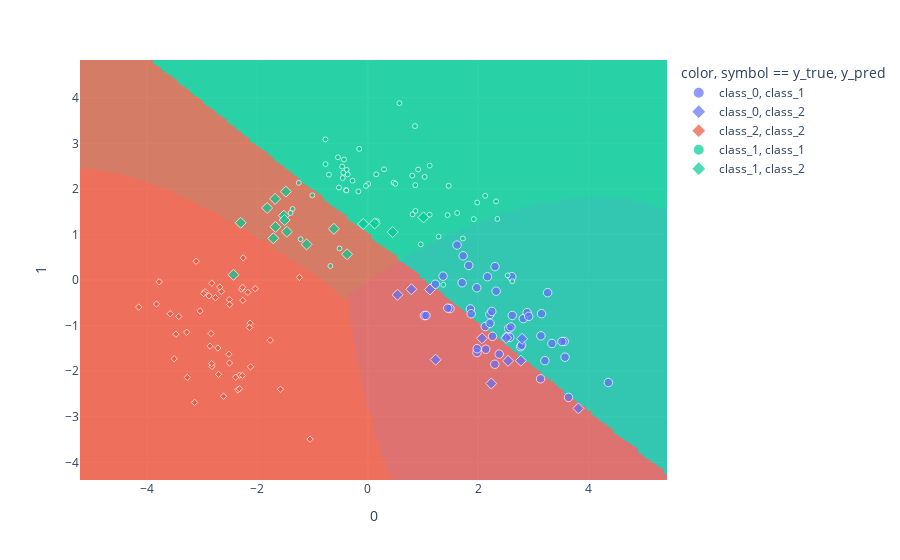

Notebook code cell kept with this figure:
### Code cell
fig = px.scatter(
    X_pca2,
    x=0,
    y=1,
    color=y,
    symbol=ascat(explanation.predict(X).argmax(-1)),
    size=[1 if yt == yp else 3 for yt, yp in zip(y, ascat(explanation.predict(X).argmax(-1)))],
    size_max=6,
    hover_data={
        'index': range(len(X_pca2)),
    },
)
fig.add_traces([
    go.Heatmap(
        x=x0s,
        y=x1s,
        z=explanation.predict(mesh).argmax(-1).reshape(num, num),
        opacity=0.8,
        colorscale=[[0, '#636efa'], [1/3, '#636efa'], [1/3, '#00cc96'], [2/3, '#00cc96'], [2/3, '#EF553B'], [1, '#EF553B']],
        colorbar=dict(
            tickvals=[1/3, 1, 5/3],
            ticktext=[0, 1, 2],
        ),
        showscale=False,
        hoverinfo='skip',
        zmin=0,
        zmax=2,
    ),
    go.Heatmap(
        x=x0s,
        y=x1s,
        z=asnum(y_mesh),
        zmin=0,
        zmax=2,
        opacity=0.1,
        colorscale=[[0, '#636efa'], [1/3, '#636efa'], [1/3, '#00cc96'], [2/3, '#00cc96'], [2/3, '#EF553B'], [1, '#EF553B']],
        colorbar=dict(
            tickvals=[1/3, 1, 5/3],
            ticktext=[0, 1, 2],
        ),
        showscale=False,
        hoverinfo='skip',
    ),
])
fig.layout.legend.title = 'color, symbol == y_true, y_pred'
fig.show()

### Figure 1 — Plotly figure (JSON) as saved in the notebook; plotly's stock layout.template omitted (floating-point values rounded to 4 significant figures; data arrays with more than 128 entries replaced by an {"elided": "..."} marker saying what was removed)
{"data": [{"customdata": [[0], [7], [9], [16], [23], [28], [38], [48], [50], [52], [53], [55], [61], [66], [69], [70], [74], [77], [78], [82], [85], [89], [90], [92], [95], [96], [98], [102], [106], [115], [120], [125], [127], [131], [133], [139], [145], [149], [150], [152], [154], [155], [163], [164], [167], [168], [173], [174]], "hovertemplate": "color=class_0<br>symbol=class_1<br>0=%{x}<br>1=%{y}<br>size=%{marker.size}<br>index=%{customdata[0]}<extra></extra>", "legendgroup": "class_0, class_1", "marker": {"color": "#636efa", "size": [3, 3, 3, 3, 3, 3, 3, 3, 3, 3, 3, 3, 3, 3, 3, 3, 3, 3, 3, 3, 3, 3, 3, 3, 3, 3, 3, 3, 3, 3, 3, 3, 3, 3, 3, 3, 3, 3, 3, 3, 3, 3, 3, 3, 3, 3, 3, 3], "sizemode": "area", "sizeref": 0.08333, "symbol": "circle"}, "mode": "markers", "name": "class_0, class_1", "orientation": "v", "showlegend": true, "type": "scatter", "x": [2.128, 2.618, 2.61, 1.364, 2.554, 3.56, 3.259, 3.518, 1.727, 3.148, 2.381, 3.574, 2.518, 2.212, 4.359, 3.336, 1.859, 1.974, 2.26, 2.305, 3.138, 1.979, 1.618, 2.302, 1.49, 2.247, 2.77, 1.709, 2.325, 1.025, 3.209, 1.449, 2.818, 2.887, 2.214, 2.138, 3.131, 1.982, 3.637, 2.916, 1.224, 1.054, 1.873, 2.787, 2.594, 2.168, 1.83, 2.573], "xaxis": "x", "y": [-1.02, -0.7761, 0.07346, 0.08545, -1.063, -1.348, -0.2776, -1.348, 0.5316, -0.7386, -1.625, -1.693, -1.244, -0.7533, -2.248, -1.392, -0.6328, -0.1687, -1.234, 0.2947, -1.224, -1.592, 0.7667, -1.848, -0.6255, -0.6881, -1.462, -0.05875, -0.2443, -0.7798, -1.769, -0.6167, -0.8459, -0.7141, -0.949, -1.518, -2.167, -1.505, -2.574, -0.7968, -0.09218, -0.7776, -0.7399, -1.431, -1.029, 0.07169, 0.3205, -1.256], "yaxis": "y"}, {"customdata": [[4], [27], [45], [46], [58], [73], [79], [119], [126], [136], [166]], "hovertemplate": "color=class_0<br>symbol=class_2<br>0=%{x}<br>1=%{y}<br>size=%{marker.size}<br>index=%{customdata[0]}<extra></extra>", "legendgroup": "class_0, class_2", "marker": {"color": "#636efa", "size": [3, 3, 3, 3, 3, 3, 3, 3, 3, 3, 3], "sizemode": "area", "sizeref": 0.08333, "symbol": "diamond"}, "mode": "markers", "name": "class_0, class_2", "orientation": "v", "showlegend": true, "type": "scatter", "x": [2.237, 0.5387, 2.773, 2.069, 3.816, 2.795, 0.7893, 2.542, 1.128, 2.509, 1.23], "xaxis": "x", "y": [-2.27, -0.3232, -1.768, -1.277, -2.815, -1.289, -0.2017, -1.773, -0.2066, -1.272, -1.747], "yaxis": "y"}, {"customdata": [[1], [3], [5], [6], [8], [11], [12], [14], [15], [18], [21], [31], [32], [36], [37], [39], [49], [51], [59], [65], [67], [68], [72], [80], [84], [87], [88], [91], [93], [99], [101], [103], [104], [105], [111], [112], [117], [118], [121], [132], [134], [140], [143], [144], [147], [162], [169], [172]], "hovertemplate": "color=class_2<br>symbol=class_2<br>0=%{x}<br>1=%{y}<br>size=%{marker.size}<br>index=%{customdata[0]}<extra></extra>", "legendgroup": "class_2, class_2", "marker": {"color": "#EF553B", "size": [1, 1, 1, 1, 1, 1, 1, 1, 1, 1, 1, 1, 1, 1, 1, 1, 1, 1, 1, 1, 1, 1, 1, 1, 1, 1, 1, 1, 1, 1, 1, 1, 1, 1, 1, 1, 1, 1, 1, 1, 1, 1, 1, 1, 1, 1, 1, 1], "sizemode": "area", "sizeref": 0.08333, "symbol": "diamond"}, "mode": "markers", "name": "class_2, class_2", "orientation": "v", "showlegend": true, "type": "scatter", "x": [-2.948, -2.133, -2.287, -2.972, -1.047, -2.614, -2.509, -2.759, -2.823, -2.257, -2.501, -3.581, -1.583, -2.356, -3.11, -3.508, -3.78, -3.426, -2.327, -1.239, -3.83, -1.768, -2.703, -3.27, -2.264, -2.827, -2.652, -2.04, -2.269, -2.829, -3.282, -2.877, -2.272, -3.477, -2.717, -3.138, -2.84, -2.326, -2.682, -2.393, -2.507, -3.039, -2.172, -4.151, -2.125, -2.859, -2.144, -2.517], "xaxis": "x", "y": [-0.2548, -0.9459, -0.1994, -0.2965, -3.491, -2.548, -0.4277, -0.3867, -1.896, 0.4863, -0.5372, -0.7377, -2.395, -2.411, 0.4135, -1.726, -0.03792, -0.7986, -2.089, 0.05843, -0.5257, -1.32, -2.07, -2.136, -0.4442, -0.06904, -0.2497, -0.1893, -0.1578, -1.834, -1.144, -0.3458, -2.092, -1.188, -1.49, -2.685, -1.174, -2.386, -0.1528, -2.132, -1.819, -0.6761, -0.2694, -0.5925, -1.904, -1.45, -1.042, -1.626], "yaxis": "y"}, {"customdata": [[2], [10], [13], [19], [22], [24], [25], [26], [29], [30], [33], [34], [35], [40], [41], [44], [47], [54], [56], [57], [62], [63], [64], [75], [81], [83], [94], [97], [107], [108], [110], [114], [116], [122], [124], [128], [129], [130], [135], [138], [141], [142], [146], [148], [153], [156], [157], [158], [160], [161], [171], [175], [176], [177]], "hovertemplate": "color=class_1<br>symbol=class_1<br>0=%{x}<br>1=%{y}<br>size=%{marker.size}<br>index=%{customdata[0]}<extra></extra>", "legendgroup": "class_1, class_1", "marker": {"color": "#00cc96", "size": [1, 1, 1, 1, 1, 1, 1, 1, 1, 1, 1, 1, 1, 1, 1, 1, 1, 1, 1, 1, 1, 1, 1, 1, 1, 1, 1, 1, 1, 1, 1, 1, 1, 1, 1, 1, 1, 1, 1, 1, 1, 1, 1, 1, 1, 1, 1, 1, 1, 1, 1, 1, 1, 1], "sizemode": "area", "sizeref": 0.08333, "symbol": "circle"}, "mode": "markers", "name": "class_1, class_1", "orientation": "v", "showlegend": true, "type": "scatter", "x": [1.92, 0.1523, 1.723, 1.121, 0.1638, -0.7675, 2.534, -0.5119, 1.619, 2.619, 1.446, 0.007479, -0.155, -0.4308, -0.5236, 1.982, 0.8606, 1.283, 0.9121, 0.467, -0.6779, -0.766, 0.8636, -0.4539, 0.9601, 0.8118, -0.3917, -0.3891, 1.466, -0.3828, 0.5728, -1.362, 1.121, -1.005, -0.4654, -0.5404, 0.2942, -0.03318, 2.127, 1.368, -0.2758, -1.251, 2.348, 0.8556, 2.325, 0.4979, -1.399, -0.1702, -0.7043, -1.218, 1.031, 0.8054, -0.4426, -0.3633], "xaxis": "x", "y": [1.337, 2.318, 0.912, 2.511, 1.291, 3.086, 0.1035, 0.6925, 1.472, -0.02487, 1.425, 2.108, 2.879, 2.643, 2.029, 1.7, 2.082, 0.954, 2.425, 2.139, 0.3091, 2.544, 1.515, 2.239, 0.7835, 1.441, 1.976, 1.964, 2.068, 2.418, 3.881, 1.56, 1.435, 1.859, 2.489, 2.694, 2.43, 2.066, 1.849, -0.1041, 2.179, 2.133, 1.341, 3.378, 1.726, 2.112, 1.472, 1.944, 2.312, 0.8979, 2.264, 2.291, 2.356, 2.317], "yaxis": "y"}, {"customdata": [[17], [20], [42], [43], [60], [71], [76], [86], [100], [109], [113], [123], [137], [151], [159], [165], [170]], "hovertemplate": "color=class_1<br>symbol=class_2<br>0=%{x}<br>1=%{y}<br>size=%{marker.size}<br>index=%{customdata[0]}<extra></extra>", "legendgroup": "class_1, class_2", "marker": {"color": "#00cc96", "size": [3, 3, 3, 3, 3, 3, 3, 3, 3, 3, 3, 3, 3, 3, 3, 3, 3], "sizemode": "area", "sizeref": 0.08333, "symbol": "diamond"}, "mode": "markers", "name": "class_1, class_2", "orientation": "v", "showlegend": true, "type": "scatter", "x": [-2.434, -2.303, -1.11, 1.01, -1.521, -1.485, -0.08325, -1.679, -1.507, 0.4502, -0.6145, -1.466, -0.3755, -1.712, 0.125, -1.674, -1.824], "xaxis": "x", "y": [0.1157, 1.257, 0.7828, 1.376, 1.412, 1.94, 1.231, 1.781, 1.317, 1.053, 1.124, 1.059, 0.5663, 0.9164, 1.241, 1.168, 1.582], "yaxis": "y"}, {"colorbar": {"ticktext": [0, 1, 2], "tickvals": [0.3333, 1, 1.667]}, "colorscale": [[0, "#636efa"], [0.3333, "#636efa"], [0.3333, "#00cc96"], [0.6667, "#00cc96"], [0.6667, "#EF553B"], [1, "#EF553B"]], "hoverinfo": "skip", "opacity": 0.8, "showscale": false, "type": "heatmap", "x": {"elided": "200 float values"}, "y": {"elided": "200 float values"}, "z": {"elided": "200x200 int values"}, "zmax": 2, "zmin": 0}, {"colorbar": {"ticktext": [0, 1, 2], "tickvals": [0.3333, 1, 1.667]}, "colorscale": [[0, "#636efa"], [0.3333, "#636efa"], [0.3333, "#00cc96"], [0.6667, "#00cc96"], [0.6667, "#EF553B"], [1, "#EF553B"]], "hoverinfo": "skip", "opacity": 0.1, "showscale": false, "type": "heatmap", "x": {"elided": "200 float values"}, "y": {"elided": "200 float values"}, "z": {"elided": "200x200 int values"}, "zmax": 2, "zmin": 0}], "layout": {"autosize": true, "legend": {"itemsizing": "constant", "title": {"text": "color, symbol == y_true, y_pred"}, "tracegroupgap": 0}, "margin": {"t": 60}, "xaxis": {"anchor": "y", "autorange": true, "domain": [0, 1], "range": [-5.215, 5.422], "title": {"text": "0"}, "type": "linear"}, "yaxis": {"anchor": "x", "autorange": true, "domain": [0, 1], "range": [-4.387, 4.828], "title": {"text": "1"}, "type": "linear"}}}
